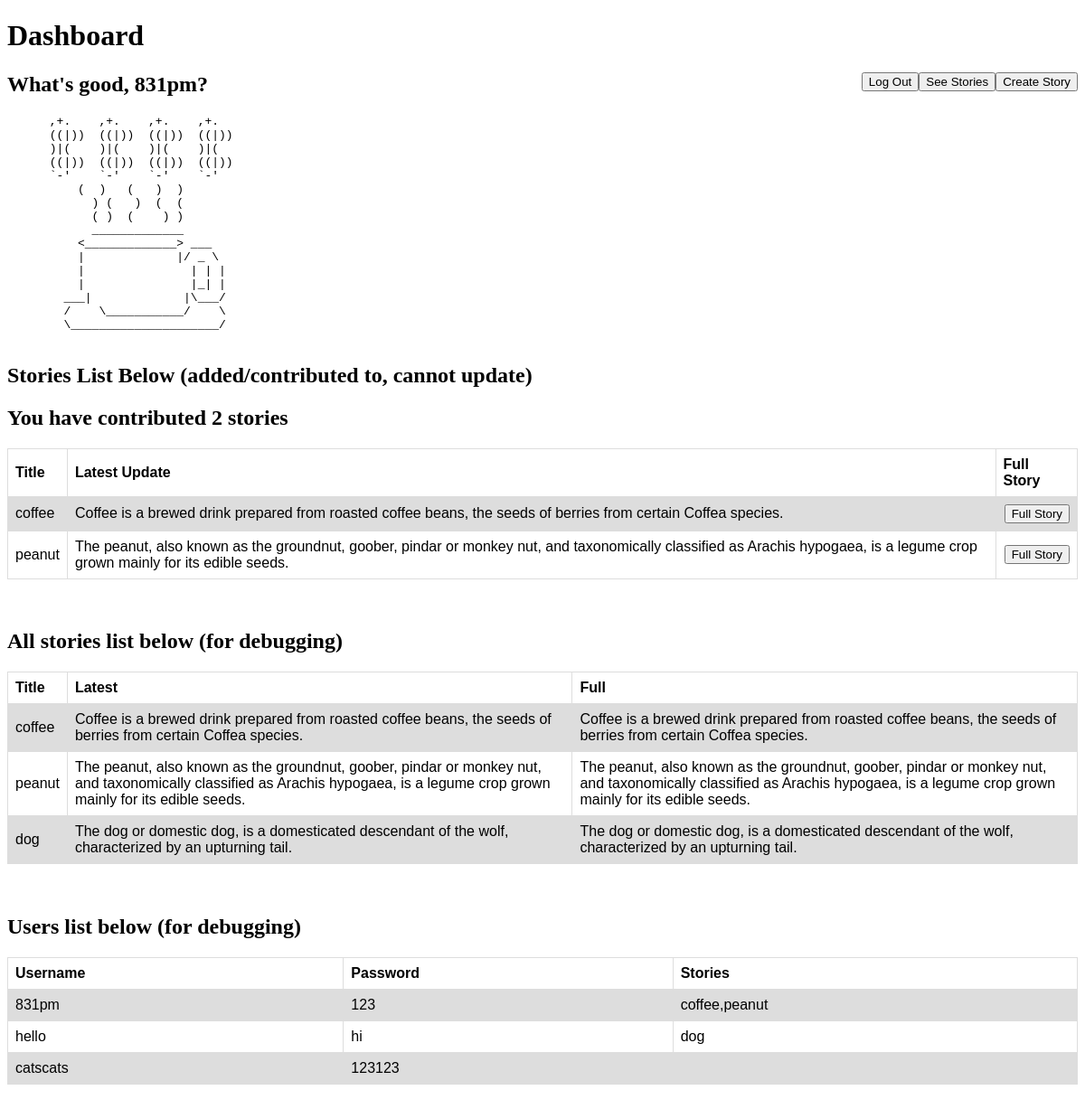
The app's page /dashboard (signed in) with its own data.
### tables this page shows
CREATE TABLE users (username TEXT, password TEXT, stories TEXT);

CREATE TABLE stories (name TEXT, latestUpdate TEXT, fullStory TEXT);

### __init__.py (the view)
@app.route("/dashboard")
def dashboard():
    if not session.get(logged_in_user):
        return render_template('main_page.html')
    c.execute("SELECT stories FROM users WHERE username = (?)", (logged_in_user,))
    userStories = c.fetchall()
    userStoriesList = list(userStories[0][0].split(","))
    num_stories = len(userStoriesList)
    if (num_stories == 1) and (userStoriesList[0] == ''):
        num_stories = 0
    stories_list = []
    for story in userStoriesList:
        c.execute("SELECT * FROM stories where name = (?)", (story,))
        row = c.fetchall()
        stories_list.append(row)
    c.execute("SELECT * FROM users")
    users_list = [line for line in c]
    c.execute("SELECT * FROM stories")
    db_stories_list = [line for line in c]
    return render_template(
        "dashboard.html",
        username=logged_in_user,         # so we can see username when we log in
        num_stories=num_stories,         # num of stories the user has added/contributed to
        stories_list=stories_list,       # shows the tables user has added/contributed to
        db_stories_list=db_stories_list, # shows title,latest,full for debugging
        users_list=users_list,           # shows user,pass,titles for debugging
        )

### templates/dashboard.html (shortened to what this page needs)
<!DOCTYPE html>
<html>
  <head>
    <h1> Dashboard </h1>
  </head>
  <body>
    <form action="/create_story">
      <input type="submit" value="Create Story">
    </form>
    <form action="/see_stories">
      <input type="submit" value="See Stories">
    </form>
    <form action="/logout" method="POST">
      <input type="submit" value="Log Out">
    </form>
    <h2>What's good, {{username}}?</h2>
    <pre>
      ,+.    ,+.    ,+.    ,+.
      ((|))  ((|))  ((|))  ((|))
      )|(    )|(    )|(    )|(
      ((|))  ((|))  ((|))  ((|))
      `-'    `-'    `-'    `-'
          (  )   (   )  )
            ) (   )  (  (
            ( )  (    ) )
            _____________
          <_____________> ___
          |             |/ _ \
          |               | | |
          |               |_| |
        ___|             |\___/
        /    \___________/    \
        \_____________________/
    </pre>
    <h2>Stories List Below (added/contributed to, cannot update)</h2>
    {% if (num_stories == 1) %}
      <h2>You have contributed {{num_stories}} story</h2>
    {% else %}
      <h2>You have contributed {{num_stories}} stories</h2>
    {% endif %}
    <table style="width:100%">
      <tr>
        <th>Title</th>
        <th>Latest Update</th>
        <th>Full Story</th>
      </tr>
      {% if (num_stories != 0) %}
        {% for story_info in stories_list %}
          <tr>
            <td>{{story_info[0][0]}}</td>
            <td>{{story_info[0][1]}}</td>
            <td>
              <form action="/full_story" method="post">
                <input type="submit" value="Full Story">
              </form>
            </td>
          </tr>
        {% endfor %}
      {% else %}
        <td></td>
        <td></td>
        <td></td>
      {% endif %}
    </table>
    <br>
    <br>
    <h2>All stories list below (for debugging)</h2>
    <table>
      <tr>
        <th>Title</th>
        <th>Latest</th>
        <th>Full</th>
      </tr>
      {% for story_info in db_stories_list%}
      <tr>
        {% for col in story_info %}
          <td>{{col}}</td>
        {% endfor %}
      </tr>
      {% endfor %}
    </table>
    <br>
    <br>
    <h2>Users list below (for debugging)</h2>
    <table>
      <tr>
        <th>Username</th>
        <th>Password</th>
        <th>Stories</th>
      </tr>
      {% for user_info in users_list %}
      <tr>
        {% for col in user_info %}
          <td>{{col}}</td>
        {% endfor %}
      </tr>
      {% endfor %}
    </table>
    <br>
    <br>
  </body>
</html>

### templates/dashboard.html (style rules this page uses)
table { font-family: arial, sans-serif; border-collapse: collapse; width: 100%; }
td, th { border: 1px solid #dddddd; text-align: left; padding: 8px; }
tr:nth-child(even) { background-color: #dddddd; }
input { float: right; }

### records on screen
users: username "831pm", password "123", stories "coffee,peanut"
stories: name "coffee", latestUpdate "Coffee is a brewed drink prepared from roasted coffee beans, the seeds of berries from certain Coffea species.", fullStory "Coffee is a brewed drink prepared from roasted coffee beans, the seeds of berries from certain Coffea species."
stories: name "peanut", latestUpdate "The peanut, also known as the groundnut, goober, pindar or monkey nut, and taxonomically classified as Arachis hypogaea, is a legume crop grown mainly for its edible seeds.", fullStory "The peanut, also known as the groundnut, goober, pindar or monkey nut, and taxonomically classified as Arachis hypogaea, is a legume crop grown mainly for its edible seeds."
stories: name "dog", latestUpdate "The dog or domestic dog, is a domesticated descendant of the wolf, characterized by an upturning tail.", fullStory "The dog or domestic dog, is a domesticated descendant of the wolf, characterized by an upturning tail."
users: username "hello", password "hi", stories "dog"
users: username "catscats", password "123123"

### other values on screen
{{ num_stories }} "2"
